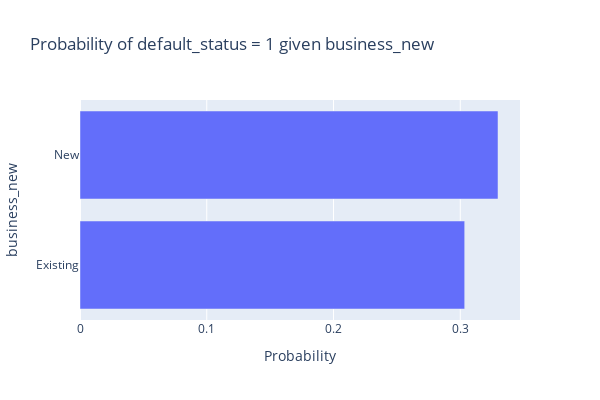

Here is the notebook cell this chart was saved with:
### Markdown cell above
The plot above suggests that there is a strong correlation between the state and the default status. Some states are significantly more prone to default as compared to others.

For example, it could be observed that companies in the states DE, AZ, GA and AR are likely to default more than 50% of the time (i.e. their probability of default is greater than 0.5), whereas companies in the state CT are likely to default only 11% of the time (i.e. their probability of default = 0.11)

### Code cell
plot_category_default_distribution(train, 'business_new', height = 400)

### Figure 1 — Plotly figure (JSON) as saved in the notebook; plotly's stock layout.template omitted (floating-point values rounded to 4 significant figures)
{"data": [{"alignmentgroup": "True", "hovertemplate": "Probability=%{x}<br>business_new=%{y}<extra></extra>", "legendgroup": "", "marker": {"color": "#636efa", "pattern": {"shape": ""}}, "name": "", "offsetgroup": "", "orientation": "h", "showlegend": false, "textposition": "auto", "type": "bar", "x": [0.3035, 0.3298], "xaxis": "x", "y": ["Existing", "New"], "yaxis": "y"}], "layout": {"barmode": "relative", "height": 400, "legend": {"tracegroupgap": 0}, "title": {"text": "Probability of default_status = 1 given business_new"}, "width": 600, "xaxis": {"anchor": "y", "domain": [0, 1], "title": {"text": "Probability"}}, "yaxis": {"anchor": "x", "domain": [0, 1], "tickmode": "linear", "title": {"text": "business_new"}}}}
